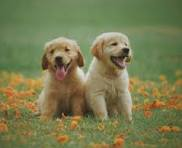
#> input picture Lab_Assignments_Day_5/download.jpeg, 182 x 148 px, found by its file name
$ jupyter execute image_processing.ipynb
#> lines starting #> are read from the running program, lines starting #| are printed output that depends on the picture
[cell 1]
import cv2 as cv #import openCv
cv.__version__

[cell 2]
def showcase(text, img):
    if img is not None:  # Check if the image was loaded properly
        cv.imshow(text, img)   # Show loaded image
        cv.waitKey(0)          # Wait for the key to close
        cv.destroyAllWindows()  # Destroy image window
    else:
        print("Error: Image not loaded!")

imge = cv.imread("D:\\Viit\\bootcamp\Day_4\\download.jpeg")  # Load image using cv2 as a numpy array
#> imge is the input picture: shape (148, 182, 3); mean B, G, R 80, 123.4, 120.9
print(imge)  # Check if the image is loaded
#> (printed output is left out)
showcase("image", imge)

[cell 3]
imge.shape
#> Out = (148, 182, 3)

[cell 4]
# Basic image oprations using opencv
resize=cv.resize(imge,(500,500))
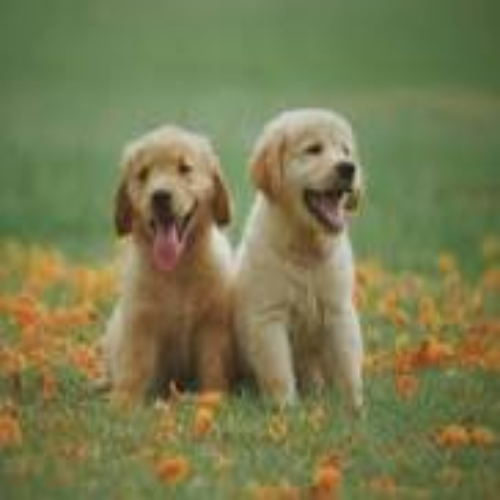
#> resize: shape (500, 500, 3); mean B, G, R 79.9, 123.3, 120.8
showcase("resize image",resize)

[cell 5]
#convert image into grayscale
gray_image=cv.cvtColor(resize,cv.COLOR_BGR2GRAY)
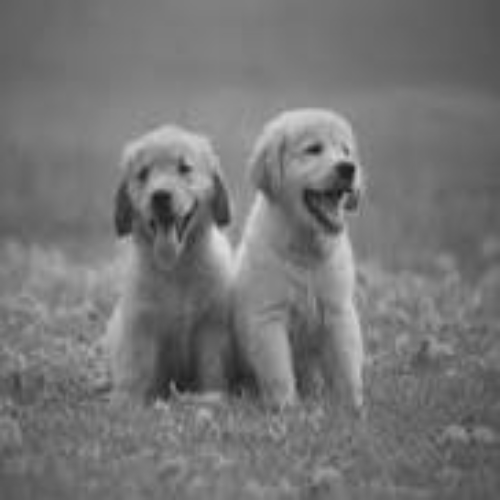
#> gray_image: shape (500, 500); min 24, max 222, mean 117.6
showcase("gray images",gray_image)

[cell 6]
#Crop image
crop_img=resize[100:400,100:300]
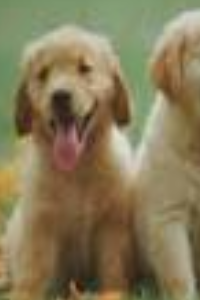
#> crop_img: shape (300, 200, 3); mean B, G, R 88, 122, 134
showcase("crop image",crop_img)

[cell 7]
#rotate image
(h,w)=resize.shape[:2]
#> h = 500; w = 500
center=(w//2,h//2)
#> center = (250, 250)
M=cv.getRotationMatrix2D(center,37,1.0)
rotated=cv.warpAffine(resize,M,(w,h))
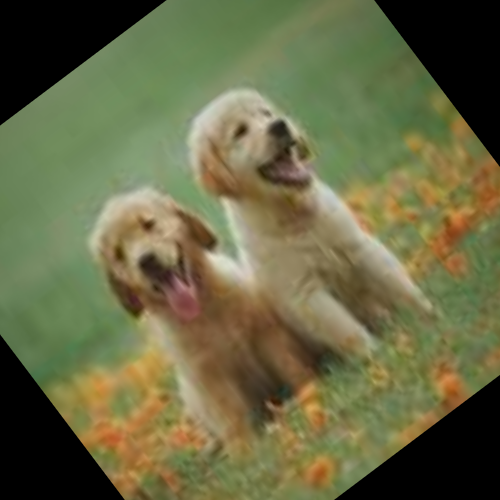
#> rotated: shape (500, 500, 3); mean B, G, R 68.8, 104.8, 104.2
showcase("Ratated image",rotated)

[cell 8]
#rotate image using rotate function
showcase("Rotated image using function",cv.rotate(resize,cv.ROTATE_90_CLOCKWISE))
#> in showcase (call 6), `cv.imshow(text, img)`:
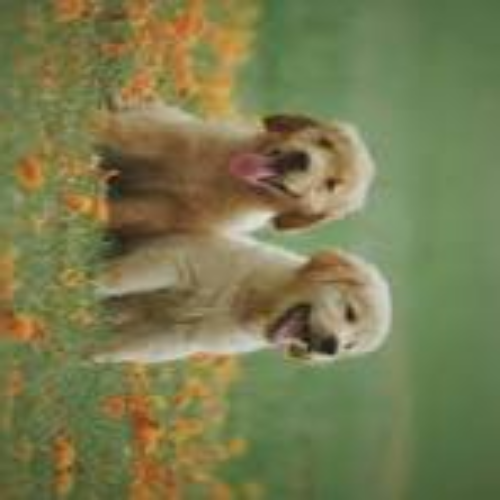
#> window 'Rotated image using function': shape (500, 500, 3); mean B, G, R 79.9, 123.3, 120.8

[cell 9]
#bluring technique-Gaussin Blurring
blurred_img=cv.GaussianBlur(resize,(5,5),0)
showcase("Gausin Blurred image",blurred_img)
